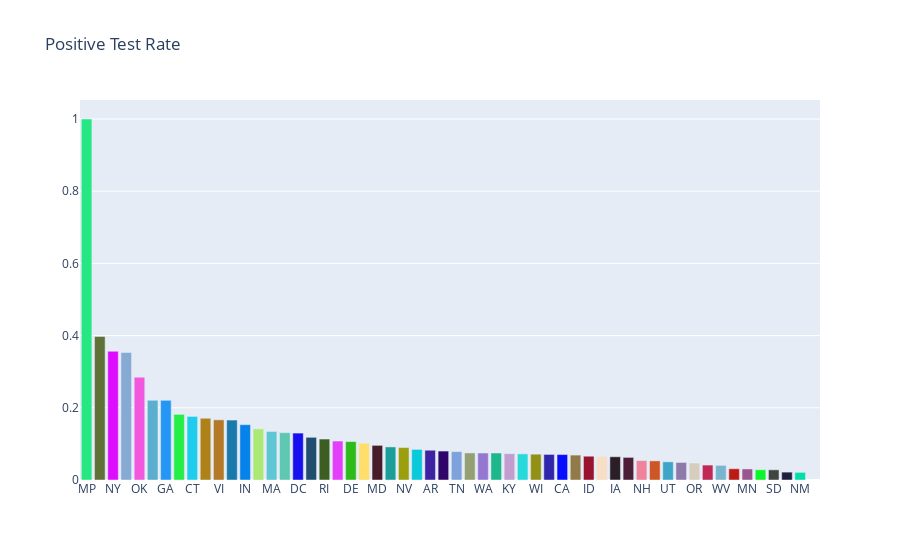
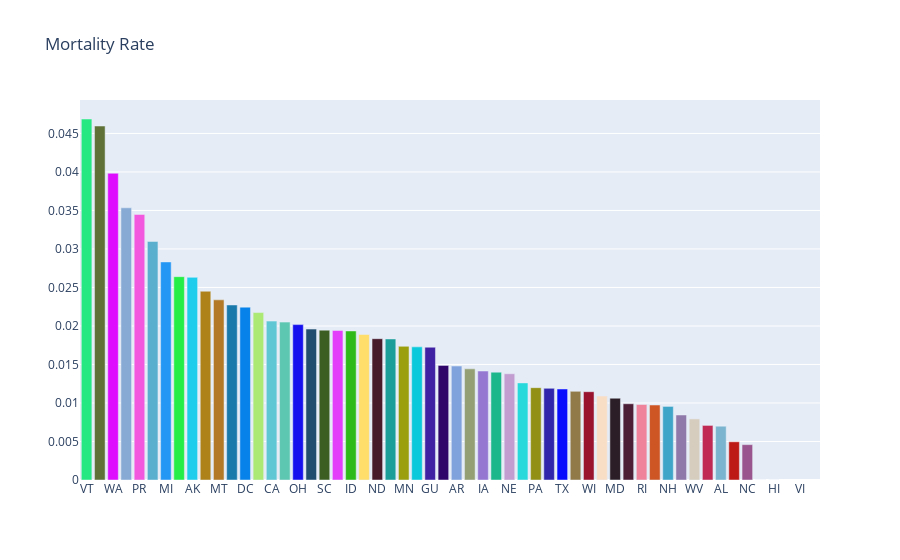

Notebook code for these charts, in order:
### Code cell
import requests
import json
import pandas as pd
from colour import Color
import plotly.graph_objects as go
import matplotlib.pyplot as plt

import warnings
warnings.filterwarnings('ignore')

# Query API
states = requests.get('https://covidtracking.com/api/states/daily').json()
states = pd.DataFrame(states)

us = requests.get('https://covidtracking.com/api/us/daily').json()
us = pd.DataFrame(us)

# Format Data
states.date = pd.to_datetime(states.date, format = '%Y%m%d')
us.date = pd.to_datetime(us.date, format = '%Y%m%d')

states.set_index('date', inplace = True)
us.set_index('date', inplace =  True)
today = states.loc[states.index.max()]

##################################### GRAPHING ###########################################

# NATIONAL POSITIVE 
plt.style.use('dark_background')
fig = plt.figure(figsize=(15,5))
us.positive.plot(linewidth=3, marker = 'o', markersize=10)
plt.title('Positive Test Results COVID-19')
plt.grid()
plt.show()
fig.savefig('images/positive_tests.png')

# NATIONAL DEATHS
fig = plt.figure(figsize=(15,5))
us.death.dropna().plot(linewidth=3, marker = 'o', markersize=10)
plt.title('US Deaths')
plt.grid()
plt.show()
fig.savefig('images/deaths.png')

# POSITIVE GROWTH FROM PREVIOUS DAY
us_rev = us.iloc[::-1].positive.diff()
fig = plt.figure(figsize=(15,5))
us_rev.plot(linewidth=3, marker = 'o', markersize=10)
plt.title('Positive Case Growth')
plt.grid()
plt.show()
fig.savefig('images/positive_case_growth.png')

# POSITIVE CASES IN ILLINOIS
fig = plt.figure(figsize=(15,5))
states[states.state == 'IL'].positive.plot(linewidth=3, marker = 'o', markersize=10)
plt.title('Illinois Confirmed Cases')
plt.grid()
plt.show()
fig.savefig('images/illinois_cases.png')

# POSITIVE CASES IN NY
fig = plt.figure(figsize=(15,5))
states[states.state == 'NY'].positive.plot(linewidth=3, marker = 'o', markersize=10)
plt.title('New York Confirmed Cases')
plt.grid()
plt.show()
fig.savefig('images/ny_cases.png')

# POSITIVE CASES IN IA
fig = plt.figure(figsize=(15,5))
states[states.state == 'IA'].positive.plot(linewidth=3, marker = 'o', markersize=10)
plt.title('Iowa Confirmed Cases')
plt.grid()
plt.show()
fig.savefig('images/ia_cases.png')

# POSITIVE CASES IN HIGHEST COUNT CITIES
top_ten = today.sort_values(by='positive', ascending=False)[:10]
ten_states = top_ten.state
fig = plt.figure(figsize=(15,5))
for state in ten_states:
    if state in list(ten_states[:5].values):
        states[states.state == state].positive.plot(label = state, linewidth=3, marker = 'o', markersize=10)
    else:
        states[states.state == state].positive.plot(label = state, linewidth=1, marker = 'o', markersize=3)
plt.title('10 states with the most confirmed cases')
plt.ylabel('Positive Test Results')
plt.legend(loc='upper left')
plt.grid()
plt.show()
fig.savefig('images/top_ten_states.png')

# CASES BY STATE –– MAP
fig = go.Figure(data=go.Choropleth(
    locations=today.state, # Spatial coordinates
    z = today.positive, # Data to be color-coded
    locationmode = 'USA-states', # set of locations match entries in `locations`
    colorscale = 'Reds',
    colorbar_title = "Confirmed Cases",
))

fig.update_layout(
    title_text = 'COVID-19 Cases by State',
    geo_scope='usa', # limite map scope to USA
)

fig.show()
fig.write_image('images/positive_cases_map.png')

# POSITIVE TEST RATE
today['positive_rate'] = today.positive/today.total
rates = today.sort_values(by='positive_rate', ascending = False)
rates = rates[['state', 'positive_rate', 'death', 'positive']]
rates = rates.set_index('state')
colors = [Color(pick_for=x).get_hex_l() for x in rates.index]
fig = go.Figure([go.Bar(x=rates.index, y=rates.positive_rate, marker_color=colors)])
fig.update_layout(
    title_text = 'Positive Test Rate'
)
fig.show()
fig.write_image('images/positive_test_rate.png')

# MORTALITY RATE
rates['death_rate'] = rates.death/rates.positive
rates = rates.sort_values(by='death_rate', ascending=False)
fig = go.Figure([go.Bar(x=rates.index, y=rates.death_rate, marker_color=colors)])
fig.update_layout(
    title_text = 'Mortality Rate')
fig.show()
fig.write_image('images/mortality_rate.png')

# SAVE DATA
us.reset_index(inplace = True)
states.reset_index(inplace=True)
us.date = us.date.astype(str)
states.date = states.date.astype(str)
national_data = us.to_dict()
state_data = states.to_dict()


data = {'state': state_data,
        'us': national_data}

with open('coronavirus.json', mode='w', encoding='utf-8') as f:
    json.dump(data, f)

with open('coronavirus.json') as f:
    data = json.load(f)
    state = data['state']

### Figure 1 — Plotly figure (JSON) as saved in the notebook; plotly's stock layout.template omitted (floating-point values rounded to 4 significant figures)
{"data": [{"marker": {"color": ["#26e883", "#5f7136", "#df0dfd", "#87aad4", "#f258de", "#59afcd", "#2497f5", "#25ef47", "#1ecdec", "#ae8219", "#b37927", "#1a79ab", "#0782ea", "#abe974", "#5fc7d3", "#5ec7b2", "#1610ee", "#214e6f", "#3d5e23", "#e33ffb", "#2ebb19", "#ffde6a", "#481b2a", "#1b9e9a", "#9b9f0d", "#0ac9da", "#3f21a3", "#300569", "#7fa2dd", "#949f74", "#9577d2", "#1cb78a", "#c19dd0", "#28d9dc", "#929116", "#2f26ac", "#080dfe", "#927a48", "#99122e", "#f9dec6", "#2c1e26", "#4c1f37", "#ee839b", "#ce5624", "#3ea5c8", "#8f78aa", "#d6cdbe", "#c02954", "#7ab4ce", "#be1a15", "#99558d", "#0bf62a", "#404542", "#1d1f3c", "#02ddaa", "#da865d"]}, "type": "bar", "x": ["MP", "NJ", "NY", "MI", "OK", "MS", "GA", "SC", "CT", "CO", "VI", "IL", "IN", "GU", "MA", "AL", "DC", "LA", "RI", "PA", "DE", "FL", "MD", "PR", "NV", "VA", "AR", "TX", "TN", "ME", "WA", "KS", "KY", "MO", "WI", "OH", "CA", "AZ", "ID", "VT", "IA", "NC", "NH", "NE", "UT", "WY", "OR", "MT", "WV", "AK", "MN", "ND", "SD", "HI", "NM", "AS"], "y": [1, 0.3974, 0.3566, 0.3533, 0.285, 0.2208, 0.2208, 0.1819, 0.1761, 0.171, 0.1667, 0.1661, 0.1532, 0.1415, 0.1344, 0.1311, 0.13, 0.1183, 0.1135, 0.1079, 0.1065, 0.1019, 0.09593, 0.09163, 0.08988, 0.08473, 0.08248, 0.08018, 0.0787, 0.07495, 0.07479, 0.07477, 0.07295, 0.07243, 0.0715, 0.07087, 0.07054, 0.06904, 0.06587, 0.06514, 0.06438, 0.06264, 0.05373, 0.05304, 0.05037, 0.0486, 0.04704, 0.04138, 0.04051, 0.0312, 0.0306, 0.02841, 0.02822, 0.02184, 0.0212, null]}], "layout": {"title": {"text": "Positive Test Rate"}}}

### Figure 2 — Plotly figure (JSON) as saved in the notebook; plotly's stock layout.template omitted (floating-point values rounded to 4 significant figures)
{"data": [{"marker": {"color": ["#26e883", "#5f7136", "#df0dfd", "#87aad4", "#f258de", "#59afcd", "#2497f5", "#25ef47", "#1ecdec", "#ae8219", "#b37927", "#1a79ab", "#0782ea", "#abe974", "#5fc7d3", "#5ec7b2", "#1610ee", "#214e6f", "#3d5e23", "#e33ffb", "#2ebb19", "#ffde6a", "#481b2a", "#1b9e9a", "#9b9f0d", "#0ac9da", "#3f21a3", "#300569", "#7fa2dd", "#949f74", "#9577d2", "#1cb78a", "#c19dd0", "#28d9dc", "#929116", "#2f26ac", "#080dfe", "#927a48", "#99122e", "#f9dec6", "#2c1e26", "#4c1f37", "#ee839b", "#ce5624", "#3ea5c8", "#8f78aa", "#d6cdbe", "#c02954", "#7ab4ce", "#be1a15", "#99558d", "#0bf62a", "#404542", "#1d1f3c", "#02ddaa", "#da865d"]}, "type": "bar", "x": ["VT", "LA", "WA", "OK", "PR", "GA", "MI", "OR", "AK", "VA", "MT", "DE", "DC", "KS", "CA", "KY", "OH", "IN", "SC", "CO", "ID", "MS", "ND", "NY", "MN", "AZ", "GU", "NV", "AR", "IL", "IA", "CT", "NE", "MO", "PA", "NJ", "TX", "FL", "WI", "ME", "MD", "SD", "RI", "MA", "NH", "NM", "WV", "TN", "AL", "UT", "NC", "WY", "HI", "MP", "VI", "AS"], "y": [0.04688, 0.04596, 0.03983, 0.03534, 0.03448, 0.03097, 0.02832, 0.0264, 0.02632, 0.02451, 0.02339, 0.02273, 0.02244, 0.02174, 0.02063, 0.0205, 0.02018, 0.0196, 0.01946, 0.01941, 0.01935, 0.01889, 0.01835, 0.01832, 0.01736, 0.01729, 0.01724, 0.01488, 0.0148, 0.01444, 0.01415, 0.014, 0.01379, 0.01261, 0.01199, 0.0119, 0.01182, 0.01151, 0.01147, 0.01091, 0.01062, 0.009901, 0.009804, 0.009736, 0.009554, 0.008439, 0.007937, 0.007088, 0.006985, 0.004963, 0.004591, 0, 0, null, null, null]}], "layout": {"title": {"text": "Mortality Rate"}}}
